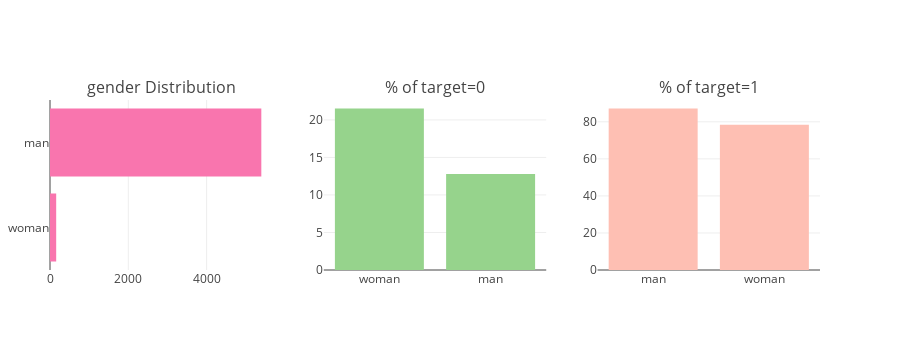

Notebook source saved alongside this figure:
### Code cell
utils.catAndTrgt(jlr_df, 'gender')

### Figure 1 — Plotly figure (JSON) as saved in the notebook; plotly's stock layout.template omitted (floating-point values rounded to 4 significant figures)
{"data": [{"marker": {"color": "#f975ae"}, "orientation": "h", "type": "bar", "uid": "10077a58-9fc0-11e8-acee-6c40089fb510", "x": [158, 5397], "xaxis": "x", "y": ["woman", "man"], "yaxis": "y"}, {"marker": {"color": "#96D38C"}, "name": "Target : 0", "type": "bar", "uid": "1008e3d2-9fc0-11e8-9b23-6c40089fb510", "x": ["woman", "man"], "xaxis": "x2", "y": [21.52, 12.8], "yaxis": "y2"}, {"marker": {"color": "#FEBFB3"}, "name": "Target : 1", "type": "bar", "uid": "100a37b4-9fc0-11e8-a003-6c40089fb510", "x": ["man", "woman"], "xaxis": "x3", "y": [87.2, 78.48], "yaxis": "y3"}], "layout": {"annotations": [{"font": {"size": 16}, "showarrow": false, "text": "gender Distribution", "x": 0.1444, "xanchor": "center", "xref": "paper", "y": 1, "yanchor": "bottom", "yref": "paper"}, {"font": {"size": 16}, "showarrow": false, "text": "% of target=0", "x": 0.5, "xanchor": "center", "xref": "paper", "y": 1, "yanchor": "bottom", "yref": "paper"}, {"font": {"size": 16}, "showarrow": false, "text": "% of target=1", "x": 0.8556, "xanchor": "center", "xref": "paper", "y": 1, "yanchor": "bottom", "yref": "paper"}], "height": 350, "margin": {"l": 50}, "showlegend": false, "xaxis": {"anchor": "y", "domain": [0, 0.2889]}, "xaxis2": {"anchor": "y2", "domain": [0.3556, 0.6444]}, "xaxis3": {"anchor": "y3", "domain": [0.7111, 1]}, "yaxis": {"anchor": "x", "domain": [0, 1]}, "yaxis2": {"anchor": "x2", "domain": [0, 1]}, "yaxis3": {"anchor": "x3", "domain": [0, 1]}}}
